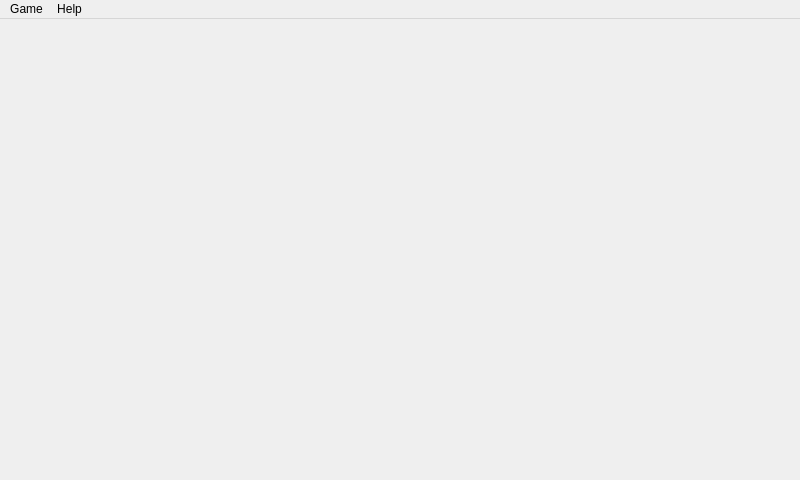
<?xml version="1.0" encoding="UTF-8"?>
<ui version="4.0">
 <class>KVMainWindow</class>
 <widget class="QMainWindow" name="KVMainWindow">
  <property name="geometry">
   <rect>
    <x>0</x>
    <y>0</y>
    <width>800</width>
    <height>480</height>
   </rect>
  </property>
  <property name="sizePolicy">
   <sizepolicy hsizetype="Fixed" vsizetype="Fixed">
    <horstretch>0</horstretch>
    <verstretch>0</verstretch>
   </sizepolicy>
  </property>
  <property name="windowTitle">
   <string>KanColleTool Viewer</string>
  </property>
  <widget class="QWidget" name="centralwidget">
   <layout class="QVBoxLayout" name="verticalLayout">
    <property name="leftMargin">
     <number>0</number>
    </property>
    <property name="topMargin">
     <number>0</number>
    </property>
    <property name="rightMargin">
     <number>0</number>
    </property>
    <property name="bottomMargin">
     <number>0</number>
    </property>
   </layout>
  </widget>
  <widget class="QMenuBar" name="menubar">
   <property name="geometry">
    <rect>
     <x>0</x>
     <y>0</y>
     <width>800</width>
     <height>21</height>
    </rect>
   </property>
   <widget class="QMenu" name="menuViewer">
    <property name="title">
     <string>Game</string>
    </property>
    <addaction name="actionEnterAPILink"/>
    <addaction name="actionClearCache"/>
    <addaction name="actionReset"/>
    <addaction name="separator"/>
    <addaction name="actionSettings"/>
    <addaction name="actionExit"/>
   </widget>
   <widget class="QMenu" name="menuHelp">
    <property name="title">
     <string>Help</string>
    </property>
    <addaction name="actionAbout"/>
    <addaction name="actionCheckForUpdates"/>
   </widget>
   <addaction name="menuViewer"/>
   <addaction name="menuHelp"/>
  </widget>
  <action name="actionEnterAPILink">
   <property name="text">
    <string>Enter API Link</string>
   </property>
   <property name="shortcut">
    <string>Ctrl+L</string>
   </property>
  </action>
  <action name="actionClearCache">
   <property name="text">
    <string>Clear Cache</string>
   </property>
  </action>
  <action name="actionReset">
   <property name="text">
    <string>Reset</string>
   </property>
  </action>
  <action name="actionSettings">
   <property name="text">
    <string>Settings</string>
   </property>
  </action>
  <action name="actionExit">
   <property name="text">
    <string>Exit</string>
   </property>
   <property name="shortcut">
    <string>Ctrl+Q</string>
   </property>
  </action>
  <action name="actionAbout">
   <property name="text">
    <string>About</string>
   </property>
  </action>
  <action name="actionCheckForUpdates">
   <property name="text">
    <string>Check for Updates</string>
   </property>
  </action>
 </widget>
 <resources/>
 <connections/>
</ui>
